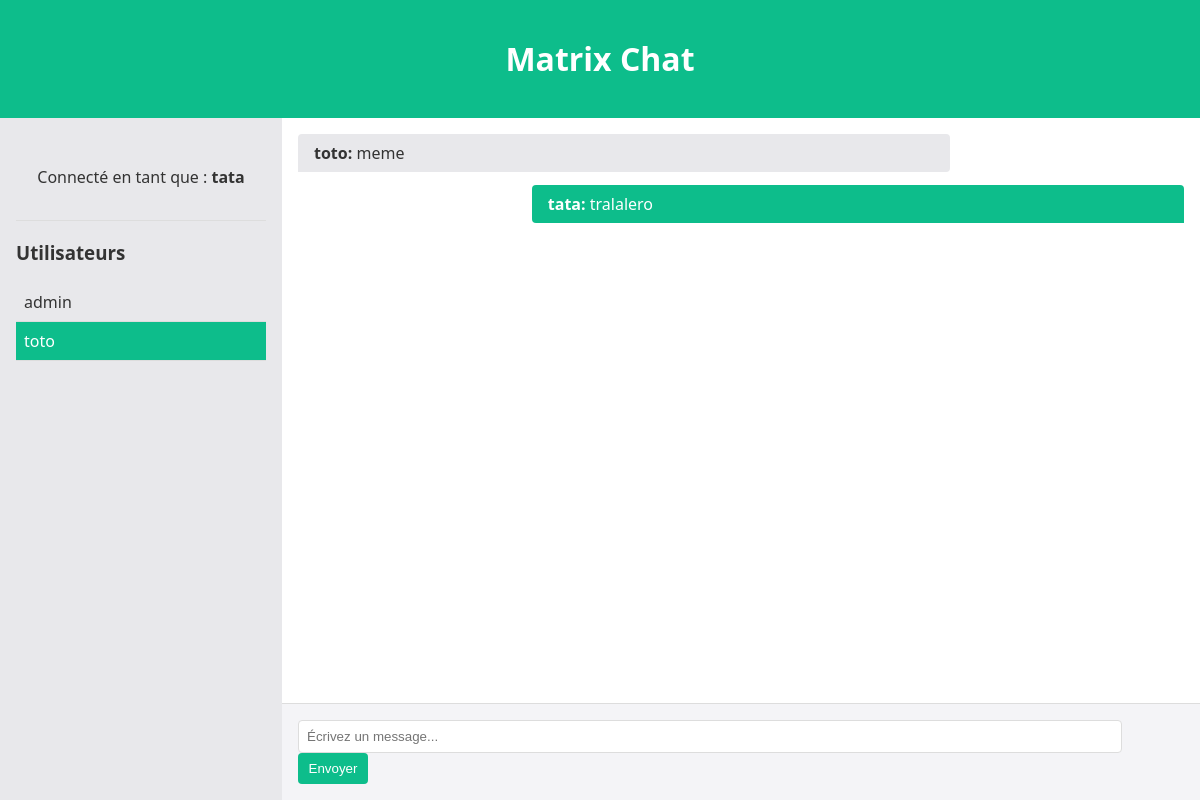
Screenshot of /matrix/toto (signed in) with the database file from the repository.
### tables this page shows
CREATE TABLE users (
                id INTEGER PRIMARY KEY AUTOINCREMENT,
                login TEXT UNIQUE NOT NULL,
                password_hash TEXT NOT NULL,
                totp_secret TEXT
            );

CREATE TABLE messages (
                id INTEGER PRIMARY KEY AUTOINCREMENT,
                sender_id INTEGER NOT NULL,
                receiver_id INTEGER NOT NULL,
                content TEXT NOT NULL,
                timestamp DATETIME DEFAULT CURRENT_TIMESTAMP,
                FOREIGN KEY(sender_id) REFERENCES users(id),
                FOREIGN KEY(receiver_id) REFERENCES users(id)
            );

### app.py (the view)
@app.route('/matrix/<receiver>', methods=['GET', 'POST'])
def matrix_chat(receiver):
    if not session.get('authenticated'):
        return redirect(url_for('login'))
    sender_id = get_user_id(session['login'])
    receiver_id = get_user_id(receiver)
    if receiver_id is None:
        flash("Utilisateur introuvable.")
        return redirect(url_for('matrix'))
    if request.method == 'POST':
        content = request.form.get('content')
        if content:
            add_message(sender_id, receiver_id, content)
            return redirect(url_for('matrix_chat', receiver=receiver))
    messages = get_messages(sender_id, receiver_id)
    users = get_users_except(session['login'])
    return render_template('matrix.html', username=session['login'], receiver=receiver, messages=messages, users=users)

### database.py (called while the page is built)
def get_db():
    db_name = os.getenv('DB_NAME', 'captive_portal.db')
    conn = sqlite3.connect(db_name, check_same_thread=False)
    conn.row_factory = sqlite3.Row
    return conn

def get_user_id(login):
    conn = get_db()
    try:
        cursor = conn.cursor()
        cursor.execute('SELECT id FROM users WHERE login = ?', (login,))
        result = cursor.fetchone()
        return result['id'] if result else None
    finally:
        conn.close()

def get_users_except(login):
    conn = get_db()
    try:
        cursor = conn.cursor()
        cursor.execute('SELECT id, login FROM users WHERE login != ?', (login,))
        return cursor.fetchall()
    finally:
        conn.close()

def get_messages(user1_id, user2_id):
    conn = get_db()
    try:
        cursor = conn.cursor()
        cursor.execute('''
            SELECT m.id, m.sender_id, m.receiver_id, m.content, m.timestamp, u.login as sender_login
            FROM messages m
            JOIN users u ON m.sender_id = u.id
            WHERE (m.sender_id = ? AND m.receiver_id = ?)
               OR (m.sender_id = ? AND m.receiver_id = ?)
            ORDER BY m.timestamp
        ''', (user1_id, user2_id, user2_id, user1_id))
        return cursor.fetchall()
    finally:
        conn.close()

### templates/matrix.html (shortened to what this page needs)
<!DOCTYPE html>
<html>
<head>
</head>
<body>
    <div class="header">
        <h1>Matrix Chat</h1>
    </div>
    <div class="chat-container">
        <div class="sidebar">
            <div class="user-info">
                <p>Connecté en tant que : <strong>{{ username }}</strong></p>
            </div>
            <h3>Utilisateurs</h3>
            <ul class="user-list">
                {% for user in users %}
                <li {% if receiver==user.login %}class="active-user" {% endif %}>
                    <a href="/matrix/{{ user.login }}">{{ user.login }}</a>
                </li>
                {% endfor %}
            </ul>
        </div>
        <div class="chat-area">
            {% if receiver %}
            <div class="chat-messages">
                {% for message in messages %}
                <div
                    class="message {% if message.sender_login == username %}message-sent{% else %}message-received{% endif %}">
                    <strong>{{ message.sender_login }}:</strong> {{ message.content }}
                </div>
                {% endfor %}
            </div>
            <div class="chat-input">
                <form action="/matrix/{{ receiver }}" method="post">
                    <input type="text" name="content" placeholder="Écrivez un message..." required />
                    <button type="submit">Envoyer</button>
                </form>
            </div>
            {% else %}
            <div class="no-conversation">
                <p>Sélectionnez un utilisateur pour discuter.</p>
            </div>
            {% endif %}
        </div>
    </div>
</body>
</html>

### templates/matrix.html (style rules this page uses)
body { font-family: 'Segoe UI', Tahoma, Geneva, Verdana, sans-serif; background-color: #f4f4f7; color: #333; margin: 0; padding: 0; display: flex; flex-direction: column; height: 100vh; }
.header { background-color: #0dbd8b; color: white; padding: 1rem; text-align: center; box-shadow: 0 2px 4px rgba(0, 0, 0, 0.1); }
.chat-container { display: flex; flex: 1; overflow: hidden; }
.sidebar { background-color: #e8e8eb; width: 250px; padding: 1rem; overflow-y: auto; }
.chat-area { flex: 1; display: flex; flex-direction: column; overflow: hidden; background-color: white; }
.chat-messages { flex: 1; padding: 1rem; overflow-y: auto; }
.message { margin-bottom: 0.8rem; padding: 0.5rem 1rem; border-radius: 4px; max-width: 70%; word-wrap: break-word; }
.message-sent { background-color: #0dbd8b; color: white; margin-left: auto; border-bottom-right-radius: 0; }
.message-received { background-color: #e8e8eb; color: #333; margin-right: auto; border-bottom-left-radius: 0; }
.chat-input { padding: 1rem; background-color: #f4f4f7; border-top: 1px solid #ddd; }
.chat-input input { width: calc(100% - 80px); padding: 0.5rem; border: 1px solid #ddd; border-radius: 4px; }
.chat-input button { width: 70px; padding: 0.5rem; background-color: #0dbd8b; color: white; border: none; border-radius: 4px; cursor: pointer; }
.user-info { text-align: center; padding: 1rem 0; border-bottom: 1px solid #ddd; margin-bottom: 1rem; }
.user-list { list-style: none; padding: 0; margin: 0; }
.user-list li { padding: 0.5rem; cursor: pointer; border-bottom: 1px solid #ddd; }
.user-list li a { text-decoration: none; color: inherit; display: block; }
.active-user { background-color: #0dbd8b; color: white; }

### rows the page displays
users: login "tata"
users: login "admin"
users: login "toto"
messages: sender_login "toto", content "meme"
messages: sender_login "tata", content "tralalero"
